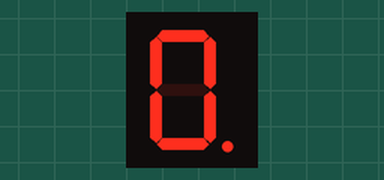
Recording of a sketch running on a simulated Arduino Uno, built with avr-gcc and run on an emulated ATmega328P. Parts: 1-digit seven-segment display. Wiring (inferred from the names in the program): 1-digit 7-segment display, segments lit when LOW: segments pin 0, pin 1, pin 2, pin 3, pin 4, pin 5, pin 6, pin 7. The segment pins are drawn as the display they are named for.

Above: at 0.15 s.
At 0.75 s:
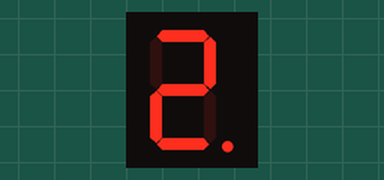
At 1.65 s:
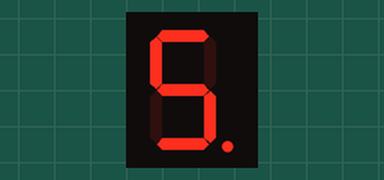
At 2.55 s:
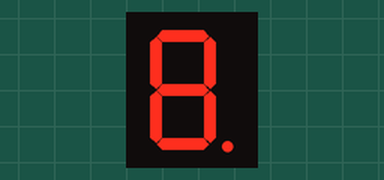
At 3.45 s:
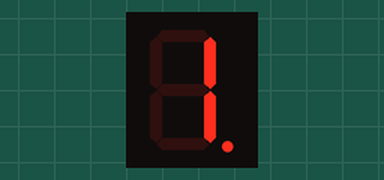

The sketch:

SEG_bit.ino
```cpp
//-----------------------------------------------------------------
//  名称: 分立式数码管循环显示0~9
//-----------------------------------------------------------------
//  说明: 主程序中的循环语句反复将0~9的段码送至指定端口引脚，形成数字0~9的循环显示.
//
//-----------------------------------------------------------------
//0~9的共阳数码管段码表
const uint8_t CA_SEGCODE[] =
{ 0xC0,0xF9,0xA4,0xB0,0x99,0x92,0x82,0xF8,0x80,0x90};
  int i,j;
  //用数组指定7段数码管所连接的引脚
  int ledPins[] = { 0, 1, 2, 3, 4, 5, 6, 7 };
void setup()
{
for(int i=0;i<8;i++)
pinMode(ledPins[i],OUTPUT);
}

void loop()
{
 for(i=0;i<10;i++)
 {
  for(j=0;j<7;j++)
  {
if((CA_SEGCODE[i] >> j) & 0x01 == 1)
digitalWrite(ledPins[j],HIGH);
else
digitalWrite(ledPins[j],LOW);
  }
  delay(300);
 }
}
```

Measured:
- by itself, everything shown: repeats every 3.0 s, in 10 steps
